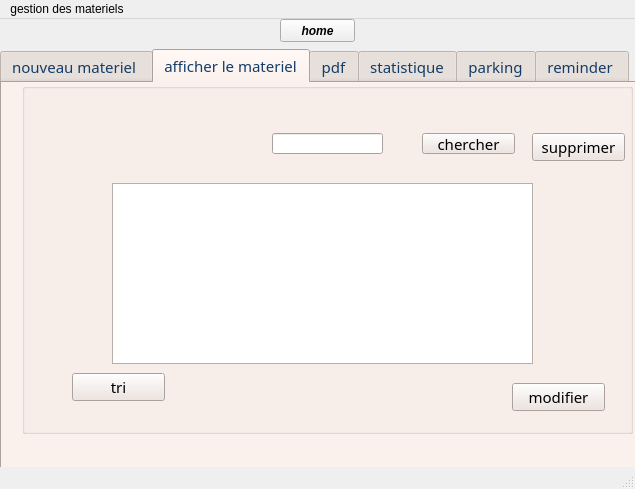
<?xml version="1.0" encoding="UTF-8"?>
<ui version="4.0">
 <class>GestionMateriel</class>
 <widget class="QMainWindow" name="GestionMateriel">
  <property name="geometry">
   <rect>
    <x>0</x>
    <y>0</y>
    <width>635</width>
    <height>489</height>
   </rect>
  </property>
  <property name="cursor">
   <cursorShape>PointingHandCursor</cursorShape>
  </property>
  <property name="mouseTracking">
   <bool>true</bool>
  </property>
  <property name="windowTitle">
   <string>gestion de materiel</string>
  </property>
  <widget class="QWidget" name="setModel">
   <widget class="QTabWidget" name="parking">
    <property name="geometry">
     <rect>
      <x>0</x>
      <y>30</y>
      <width>641</width>
      <height>491</height>
     </rect>
    </property>
    <property name="palette">
     <palette>
      <active>
       <colorrole role="WindowText">
        <brush brushstyle="SolidPattern">
         <color alpha="255">
          <red>18</red>
          <green>60</green>
          <blue>105</blue>
         </color>
        </brush>
       </colorrole>
       <colorrole role="Button">
        <brush brushstyle="SolidPattern">
         <color alpha="255">
          <red>238</red>
          <green>226</green>
          <blue>220</blue>
         </color>
        </brush>
       </colorrole>
       <colorrole role="Light">
        <brush brushstyle="SolidPattern">
         <color alpha="255">
          <red>255</red>
          <green>255</green>
          <blue>255</blue>
         </color>
        </brush>
       </colorrole>
       <colorrole role="Midlight">
        <brush brushstyle="SolidPattern">
         <color alpha="255">
          <red>246</red>
          <green>240</green>
          <blue>237</blue>
         </color>
        </brush>
       </colorrole>
       <colorrole role="Dark">
        <brush brushstyle="SolidPattern">
         <color alpha="255">
          <red>119</red>
          <green>113</green>
          <blue>110</blue>
         </color>
        </brush>
       </colorrole>
       <colorrole role="Mid">
        <brush brushstyle="SolidPattern">
         <color alpha="255">
          <red>159</red>
          <green>151</green>
          <blue>147</blue>
         </color>
        </brush>
       </colorrole>
       <colorrole role="Text">
        <brush brushstyle="SolidPattern">
         <color alpha="255">
          <red>0</red>
          <green>0</green>
          <blue>0</blue>
         </color>
        </brush>
       </colorrole>
       <colorrole role="BrightText">
        <brush brushstyle="SolidPattern">
         <color alpha="255">
          <red>255</red>
          <green>255</green>
          <blue>255</blue>
         </color>
        </brush>
       </colorrole>
       <colorrole role="ButtonText">
        <brush brushstyle="SolidPattern">
         <color alpha="255">
          <red>0</red>
          <green>0</green>
          <blue>0</blue>
         </color>
        </brush>
       </colorrole>
       <colorrole role="Base">
        <brush brushstyle="SolidPattern">
         <color alpha="255">
          <red>255</red>
          <green>255</green>
          <blue>255</blue>
         </color>
        </brush>
       </colorrole>
       <colorrole role="Window">
        <brush brushstyle="SolidPattern">
         <color alpha="255">
          <red>238</red>
          <green>226</green>
          <blue>220</blue>
         </color>
        </brush>
       </colorrole>
       <colorrole role="Shadow">
        <brush brushstyle="SolidPattern">
         <color alpha="255">
          <red>0</red>
          <green>0</green>
          <blue>0</blue>
         </color>
        </brush>
       </colorrole>
       <colorrole role="AlternateBase">
        <brush brushstyle="SolidPattern">
         <color alpha="255">
          <red>246</red>
          <green>240</green>
          <blue>237</blue>
         </color>
        </brush>
       </colorrole>
       <colorrole role="ToolTipBase">
        <brush brushstyle="SolidPattern">
         <color alpha="255">
          <red>255</red>
          <green>255</green>
          <blue>220</blue>
         </color>
        </brush>
       </colorrole>
       <colorrole role="ToolTipText">
        <brush brushstyle="SolidPattern">
         <color alpha="255">
          <red>0</red>
          <green>0</green>
          <blue>0</blue>
         </color>
        </brush>
       </colorrole>
       <colorrole role="PlaceholderText">
        <brush brushstyle="SolidPattern">
         <color alpha="128">
          <red>0</red>
          <green>0</green>
          <blue>0</blue>
         </color>
        </brush>
       </colorrole>
      </active>
      <inactive>
       <colorrole role="WindowText">
        <brush brushstyle="SolidPattern">
         <color alpha="255">
          <red>18</red>
          <green>60</green>
          <blue>105</blue>
         </color>
        </brush>
       </colorrole>
       <colorrole role="Button">
        <brush brushstyle="SolidPattern">
         <color alpha="255">
          <red>238</red>
          <green>226</green>
          <blue>220</blue>
         </color>
        </brush>
       </colorrole>
       <colorrole role="Light">
        <brush brushstyle="SolidPattern">
         <color alpha="255">
          <red>255</red>
          <green>255</green>
          <blue>255</blue>
         </color>
        </brush>
       </colorrole>
       <colorrole role="Midlight">
        <brush brushstyle="SolidPattern">
         <color alpha="255">
          <red>246</red>
          <green>240</green>
          <blue>237</blue>
         </color>
        </brush>
       </colorrole>
       <colorrole role="Dark">
        <brush brushstyle="SolidPattern">
         <color alpha="255">
          <red>119</red>
          <green>113</green>
          <blue>110</blue>
         </color>
        </brush>
       </colorrole>
       <colorrole role="Mid">
        <brush brushstyle="SolidPattern">
         <color alpha="255">
          <red>159</red>
          <green>151</green>
          <blue>147</blue>
         </color>
        </brush>
       </colorrole>
       <colorrole role="Text">
        <brush brushstyle="SolidPattern">
         <color alpha="255">
          <red>0</red>
          <green>0</green>
          <blue>0</blue>
         </color>
        </brush>
       </colorrole>
       <colorrole role="BrightText">
        <brush brushstyle="SolidPattern">
         <color alpha="255">
          <red>255</red>
          <green>255</green>
          <blue>255</blue>
         </color>
        </brush>
       </colorrole>
       <colorrole role="ButtonText">
        <brush brushstyle="SolidPattern">
         <color alpha="255">
          <red>0</red>
          <green>0</green>
          <blue>0</blue>
         </color>
        </brush>
       </colorrole>
       <colorrole role="Base">
        <brush brushstyle="SolidPattern">
         <color alpha="255">
          <red>255</red>
          <green>255</green>
          <blue>255</blue>
         </color>
        </brush>
       </colorrole>
       <colorrole role="Window">
        <brush brushstyle="SolidPattern">
         <color alpha="255">
          <red>238</red>
          <green>226</green>
          <blue>220</blue>
         </color>
        </brush>
       </colorrole>
       <colorrole role="Shadow">
        <brush brushstyle="SolidPattern">
         <color alpha="255">
          <red>0</red>
          <green>0</green>
          <blue>0</blue>
         </color>
        </brush>
       </colorrole>
       <colorrole role="AlternateBase">
        <brush brushstyle="SolidPattern">
         <color alpha="255">
          <red>246</red>
          <green>240</green>
          <blue>237</blue>
         </color>
        </brush>
       </colorrole>
       <colorrole role="ToolTipBase">
        <brush brushstyle="SolidPattern">
         <color alpha="255">
          <red>255</red>
          <green>255</green>
          <blue>220</blue>
         </color>
        </brush>
       </colorrole>
       <colorrole role="ToolTipText">
        <brush brushstyle="SolidPattern">
         <color alpha="255">
          <red>0</red>
          <green>0</green>
          <blue>0</blue>
         </color>
        </brush>
       </colorrole>
       <colorrole role="PlaceholderText">
        <brush brushstyle="SolidPattern">
         <color alpha="128">
          <red>0</red>
          <green>0</green>
          <blue>0</blue>
         </color>
        </brush>
       </colorrole>
      </inactive>
      <disabled>
       <colorrole role="WindowText">
        <brush brushstyle="SolidPattern">
         <color alpha="255">
          <red>119</red>
          <green>113</green>
          <blue>110</blue>
         </color>
        </brush>
       </colorrole>
       <colorrole role="Button">
        <brush brushstyle="SolidPattern">
         <color alpha="255">
          <red>238</red>
          <green>226</green>
          <blue>220</blue>
         </color>
        </brush>
       </colorrole>
       <colorrole role="Light">
        <brush brushstyle="SolidPattern">
         <color alpha="255">
          <red>255</red>
          <green>255</green>
          <blue>255</blue>
         </color>
        </brush>
       </colorrole>
       <colorrole role="Midlight">
        <brush brushstyle="SolidPattern">
         <color alpha="255">
          <red>246</red>
          <green>240</green>
          <blue>237</blue>
         </color>
        </brush>
       </colorrole>
       <colorrole role="Dark">
        <brush brushstyle="SolidPattern">
         <color alpha="255">
          <red>119</red>
          <green>113</green>
          <blue>110</blue>
         </color>
        </brush>
       </colorrole>
       <colorrole role="Mid">
        <brush brushstyle="SolidPattern">
         <color alpha="255">
          <red>159</red>
          <green>151</green>
          <blue>147</blue>
         </color>
        </brush>
       </colorrole>
       <colorrole role="Text">
        <brush brushstyle="SolidPattern">
         <color alpha="255">
          <red>119</red>
          <green>113</green>
          <blue>110</blue>
         </color>
        </brush>
       </colorrole>
       <colorrole role="BrightText">
        <brush brushstyle="SolidPattern">
         <color alpha="255">
          <red>255</red>
          <green>255</green>
          <blue>255</blue>
         </color>
        </brush>
       </colorrole>
       <colorrole role="ButtonText">
        <brush brushstyle="SolidPattern">
         <color alpha="255">
          <red>119</red>
          <green>113</green>
          <blue>110</blue>
         </color>
        </brush>
       </colorrole>
       <colorrole role="Base">
        <brush brushstyle="SolidPattern">
         <color alpha="255">
          <red>238</red>
          <green>226</green>
          <blue>220</blue>
         </color>
        </brush>
       </colorrole>
       <colorrole role="Window">
        <brush brushstyle="SolidPattern">
         <color alpha="255">
          <red>238</red>
          <green>226</green>
          <blue>220</blue>
         </color>
        </brush>
       </colorrole>
       <colorrole role="Shadow">
        <brush brushstyle="SolidPattern">
         <color alpha="255">
          <red>0</red>
          <green>0</green>
          <blue>0</blue>
         </color>
        </brush>
       </colorrole>
       <colorrole role="AlternateBase">
        <brush brushstyle="SolidPattern">
         <color alpha="255">
          <red>238</red>
          <green>226</green>
          <blue>220</blue>
         </color>
        </brush>
       </colorrole>
       <colorrole role="ToolTipBase">
        <brush brushstyle="SolidPattern">
         <color alpha="255">
          <red>255</red>
          <green>255</green>
          <blue>220</blue>
         </color>
        </brush>
       </colorrole>
       <colorrole role="ToolTipText">
        <brush brushstyle="SolidPattern">
         <color alpha="255">
          <red>0</red>
          <green>0</green>
          <blue>0</blue>
         </color>
        </brush>
       </colorrole>
       <colorrole role="PlaceholderText">
        <brush brushstyle="SolidPattern">
         <color alpha="128">
          <red>0</red>
          <green>0</green>
          <blue>0</blue>
         </color>
        </brush>
       </colorrole>
      </disabled>
     </palette>
    </property>
    <property name="font">
     <font>
      <family>Papyrus</family>
      <pointsize>11</pointsize>
     </font>
    </property>
    <property name="cursor">
     <cursorShape>PointingHandCursor</cursorShape>
    </property>
    <property name="mouseTracking">
     <bool>true</bool>
    </property>
    <property name="currentIndex">
     <number>1</number>
    </property>
    <widget class="QWidget" name="widget_2">
     <attribute name="title">
      <string>nouveau materiel </string>
     </attribute>
     <widget class="QGroupBox" name="groupBox">
      <property name="geometry">
       <rect>
        <x>20</x>
        <y>30</y>
        <width>561</width>
        <height>301</height>
       </rect>
      </property>
      <property name="sizePolicy">
       <sizepolicy hsizetype="Maximum" vsizetype="Maximum">
        <horstretch>10</horstretch>
        <verstretch>10</verstretch>
       </sizepolicy>
      </property>
      <property name="font">
       <font>
        <family>Papyrus</family>
        <pointsize>11</pointsize>
       </font>
      </property>
      <property name="cursor">
       <cursorShape>PointingHandCursor</cursorShape>
      </property>
      <property name="mouseTracking">
       <bool>true</bool>
      </property>
      <property name="focusPolicy">
       <enum>Qt::ClickFocus</enum>
      </property>
      <property name="toolTipDuration">
       <number>-1</number>
      </property>
      <property name="title">
       <string>ajout materiel</string>
      </property>
      <widget class="QLabel" name="label">
       <property name="geometry">
        <rect>
         <x>30</x>
         <y>40</y>
         <width>61</width>
         <height>21</height>
        </rect>
       </property>
       <property name="palette">
        <palette>
         <active>
          <colorrole role="WindowText">
           <brush brushstyle="SolidPattern">
            <color alpha="255">
             <red>18</red>
             <green>60</green>
             <blue>105</blue>
            </color>
           </brush>
          </colorrole>
         </active>
         <inactive>
          <colorrole role="WindowText">
           <brush brushstyle="SolidPattern">
            <color alpha="255">
             <red>18</red>
             <green>60</green>
             <blue>105</blue>
            </color>
           </brush>
          </colorrole>
         </inactive>
         <disabled>
          <colorrole role="WindowText">
           <brush brushstyle="SolidPattern">
            <color alpha="255">
             <red>119</red>
             <green>113</green>
             <blue>110</blue>
            </color>
           </brush>
          </colorrole>
         </disabled>
        </palette>
       </property>
       <property name="font">
        <font>
         <family>Papyrus</family>
         <pointsize>11</pointsize>
        </font>
       </property>
       <property name="text">
        <string>code </string>
       </property>
      </widget>
      <widget class="QLabel" name="label_2">
       <property name="geometry">
        <rect>
         <x>10</x>
         <y>80</y>
         <width>131</width>
         <height>21</height>
        </rect>
       </property>
       <property name="palette">
        <palette>
         <active>
          <colorrole role="WindowText">
           <brush brushstyle="SolidPattern">
            <color alpha="255">
             <red>18</red>
             <green>60</green>
             <blue>105</blue>
            </color>
           </brush>
          </colorrole>
         </active>
         <inactive>
          <colorrole role="WindowText">
           <brush brushstyle="SolidPattern">
            <color alpha="255">
             <red>18</red>
             <green>60</green>
             <blue>105</blue>
            </color>
           </brush>
          </colorrole>
         </inactive>
         <disabled>
          <colorrole role="WindowText">
           <brush brushstyle="SolidPattern">
            <color alpha="255">
             <red>119</red>
             <green>113</green>
             <blue>110</blue>
            </color>
           </brush>
          </colorrole>
         </disabled>
        </palette>
       </property>
       <property name="font">
        <font>
         <family>Papyrus</family>
         <pointsize>11</pointsize>
        </font>
       </property>
       <property name="text">
        <string>type de matériel</string>
       </property>
      </widget>
      <widget class="QLabel" name="label_3">
       <property name="geometry">
        <rect>
         <x>10</x>
         <y>130</y>
         <width>56</width>
         <height>16</height>
        </rect>
       </property>
       <property name="text">
        <string/>
       </property>
      </widget>
      <widget class="QLineEdit" name="lineEdit_code">
       <property name="geometry">
        <rect>
         <x>160</x>
         <y>40</y>
         <width>113</width>
         <height>22</height>
        </rect>
       </property>
       <property name="text">
        <string/>
       </property>
      </widget>
      <widget class="QLineEdit" name="lineEdit_type">
       <property name="geometry">
        <rect>
         <x>160</x>
         <y>80</y>
         <width>111</width>
         <height>22</height>
        </rect>
       </property>
      </widget>
      <widget class="QLabel" name="label_4">
       <property name="geometry">
        <rect>
         <x>30</x>
         <y>130</y>
         <width>71</width>
         <height>16</height>
        </rect>
       </property>
       <property name="palette">
        <palette>
         <active>
          <colorrole role="WindowText">
           <brush brushstyle="SolidPattern">
            <color alpha="255">
             <red>18</red>
             <green>60</green>
             <blue>105</blue>
            </color>
           </brush>
          </colorrole>
         </active>
         <inactive>
          <colorrole role="WindowText">
           <brush brushstyle="SolidPattern">
            <color alpha="255">
             <red>18</red>
             <green>60</green>
             <blue>105</blue>
            </color>
           </brush>
          </colorrole>
         </inactive>
         <disabled>
          <colorrole role="WindowText">
           <brush brushstyle="SolidPattern">
            <color alpha="255">
             <red>119</red>
             <green>113</green>
             <blue>110</blue>
            </color>
           </brush>
          </colorrole>
         </disabled>
        </palette>
       </property>
       <property name="font">
        <font>
         <family>Papyrus</family>
         <pointsize>11</pointsize>
        </font>
       </property>
       <property name="text">
        <string>couleur</string>
       </property>
      </widget>
      <widget class="QLabel" name="label_5">
       <property name="geometry">
        <rect>
         <x>30</x>
         <y>170</y>
         <width>81</width>
         <height>16</height>
        </rect>
       </property>
       <property name="palette">
        <palette>
         <active>
          <colorrole role="WindowText">
           <brush brushstyle="SolidPattern">
            <color alpha="255">
             <red>18</red>
             <green>60</green>
             <blue>105</blue>
            </color>
           </brush>
          </colorrole>
         </active>
         <inactive>
          <colorrole role="WindowText">
           <brush brushstyle="SolidPattern">
            <color alpha="255">
             <red>18</red>
             <green>60</green>
             <blue>105</blue>
            </color>
           </brush>
          </colorrole>
         </inactive>
         <disabled>
          <colorrole role="WindowText">
           <brush brushstyle="SolidPattern">
            <color alpha="255">
             <red>119</red>
             <green>113</green>
             <blue>110</blue>
            </color>
           </brush>
          </colorrole>
         </disabled>
        </palette>
       </property>
       <property name="font">
        <font>
         <family>Papyrus</family>
         <pointsize>11</pointsize>
        </font>
       </property>
       <property name="text">
        <string>catégorie</string>
       </property>
      </widget>
      <widget class="QLineEdit" name="lineEdit_couleur">
       <property name="geometry">
        <rect>
         <x>160</x>
         <y>120</y>
         <width>113</width>
         <height>22</height>
        </rect>
       </property>
      </widget>
      <widget class="QLineEdit" name="lineEdit_categorie">
       <property name="geometry">
        <rect>
         <x>160</x>
         <y>160</y>
         <width>113</width>
         <height>22</height>
        </rect>
       </property>
      </widget>
      <widget class="QPushButton" name="on_pushButton_ajouter_clicked">
       <property name="geometry">
        <rect>
         <x>370</x>
         <y>250</y>
         <width>93</width>
         <height>28</height>
        </rect>
       </property>
       <property name="palette">
        <palette>
         <active>
          <colorrole role="WindowText">
           <brush brushstyle="SolidPattern">
            <color alpha="255">
             <red>18</red>
             <green>60</green>
             <blue>105</blue>
            </color>
           </brush>
          </colorrole>
          <colorrole role="Button">
           <brush brushstyle="SolidPattern">
            <color alpha="255">
             <red>186</red>
             <green>178</green>
             <blue>181</blue>
            </color>
           </brush>
          </colorrole>
          <colorrole role="Light">
           <brush brushstyle="SolidPattern">
            <color alpha="255">
             <red>255</red>
             <green>255</green>
             <blue>255</blue>
            </color>
           </brush>
          </colorrole>
          <colorrole role="Midlight">
           <brush brushstyle="SolidPattern">
            <color alpha="255">
             <red>246</red>
             <green>227</green>
             <blue>219</blue>
            </color>
           </brush>
          </colorrole>
          <colorrole role="Dark">
           <brush brushstyle="SolidPattern">
            <color alpha="255">
             <red>118</red>
             <green>99</green>
             <blue>91</blue>
            </color>
           </brush>
          </colorrole>
          <colorrole role="Mid">
           <brush brushstyle="SolidPattern">
            <color alpha="255">
             <red>158</red>
             <green>133</green>
             <blue>122</blue>
            </color>
           </brush>
          </colorrole>
          <colorrole role="Text">
           <brush brushstyle="SolidPattern">
            <color alpha="255">
             <red>0</red>
             <green>0</green>
             <blue>0</blue>
            </color>
           </brush>
          </colorrole>
          <colorrole role="BrightText">
           <brush brushstyle="SolidPattern">
            <color alpha="255">
             <red>255</red>
             <green>255</green>
             <blue>255</blue>
            </color>
           </brush>
          </colorrole>
          <colorrole role="ButtonText">
           <brush brushstyle="SolidPattern">
            <color alpha="255">
             <red>0</red>
             <green>0</green>
             <blue>0</blue>
            </color>
           </brush>
          </colorrole>
          <colorrole role="Base">
           <brush brushstyle="SolidPattern">
            <color alpha="255">
             <red>255</red>
             <green>255</green>
             <blue>255</blue>
            </color>
           </brush>
          </colorrole>
          <colorrole role="Window">
           <brush brushstyle="SolidPattern">
            <color alpha="255">
             <red>237</red>
             <green>199</green>
             <blue>183</blue>
            </color>
           </brush>
          </colorrole>
          <colorrole role="Shadow">
           <brush brushstyle="SolidPattern">
            <color alpha="255">
             <red>0</red>
             <green>0</green>
             <blue>0</blue>
            </color>
           </brush>
          </colorrole>
          <colorrole role="AlternateBase">
           <brush brushstyle="SolidPattern">
            <color alpha="255">
             <red>246</red>
             <green>227</green>
             <blue>219</blue>
            </color>
           </brush>
          </colorrole>
          <colorrole role="ToolTipBase">
           <brush brushstyle="SolidPattern">
            <color alpha="255">
             <red>255</red>
             <green>255</green>
             <blue>220</blue>
            </color>
           </brush>
          </colorrole>
          <colorrole role="ToolTipText">
           <brush brushstyle="SolidPattern">
            <color alpha="255">
             <red>0</red>
             <green>0</green>
             <blue>0</blue>
            </color>
           </brush>
          </colorrole>
          <colorrole role="PlaceholderText">
           <brush brushstyle="SolidPattern">
            <color alpha="128">
             <red>0</red>
             <green>0</green>
             <blue>0</blue>
            </color>
           </brush>
          </colorrole>
         </active>
         <inactive>
          <colorrole role="WindowText">
           <brush brushstyle="SolidPattern">
            <color alpha="255">
             <red>18</red>
             <green>60</green>
             <blue>105</blue>
            </color>
           </brush>
          </colorrole>
          <colorrole role="Button">
           <brush brushstyle="SolidPattern">
            <color alpha="255">
             <red>186</red>
             <green>178</green>
             <blue>181</blue>
            </color>
           </brush>
          </colorrole>
          <colorrole role="Light">
           <brush brushstyle="SolidPattern">
            <color alpha="255">
             <red>255</red>
             <green>255</green>
             <blue>255</blue>
            </color>
           </brush>
          </colorrole>
          <colorrole role="Midlight">
           <brush brushstyle="SolidPattern">
            <color alpha="255">
             <red>246</red>
             <green>227</green>
             <blue>219</blue>
            </color>
           </brush>
          </colorrole>
          <colorrole role="Dark">
           <brush brushstyle="SolidPattern">
            <color alpha="255">
             <red>118</red>
             <green>99</green>
             <blue>91</blue>
            </color>
           </brush>
          </colorrole>
          <colorrole role="Mid">
           <brush brushstyle="SolidPattern">
            <color alpha="255">
             <red>158</red>
             <green>133</green>
             <blue>122</blue>
            </color>
           </brush>
          </colorrole>
          <colorrole role="Text">
           <brush brushstyle="SolidPattern">
            <color alpha="255">
             <red>0</red>
             <green>0</green>
             <blue>0</blue>
            </color>
           </brush>
          </colorrole>
          <colorrole role="BrightText">
           <brush brushstyle="SolidPattern">
            <color alpha="255">
             <red>255</red>
             <green>255</green>
             <blue>255</blue>
            </color>
           </brush>
          </colorrole>
          <colorrole role="ButtonText">
           <brush brushstyle="SolidPattern">
            <color alpha="255">
             <red>0</red>
             <green>0</green>
             <blue>0</blue>
            </color>
           </brush>
          </colorrole>
          <colorrole role="Base">
           <brush brushstyle="SolidPattern">
            <color alpha="255">
             <red>255</red>
             <green>255</green>
             <blue>255</blue>
            </color>
           </brush>
          </colorrole>
          <colorrole role="Window">
           <brush brushstyle="SolidPattern">
            <color alpha="255">
             <red>237</red>
             <green>199</green>
             <blue>183</blue>
            </color>
           </brush>
          </colorrole>
          <colorrole role="Shadow">
           <brush brushstyle="SolidPattern">
            <color alpha="255">
             <red>0</red>
             <green>0</green>
             <blue>0</blue>
            </color>
           </brush>
          </colorrole>
          <colorrole role="AlternateBase">
           <brush brushstyle="SolidPattern">
            <color alpha="255">
             <red>246</red>
             <green>227</green>
             <blue>219</blue>
            </color>
           </brush>
          </colorrole>
          <colorrole role="ToolTipBase">
           <brush brushstyle="SolidPattern">
            <color alpha="255">
             <red>255</red>
             <green>255</green>
             <blue>220</blue>
            </color>
           </brush>
          </colorrole>
          <colorrole role="ToolTipText">
           <brush brushstyle="SolidPattern">
            <color alpha="255">
             <red>0</red>
             <green>0</green>
             <blue>0</blue>
            </color>
           </brush>
          </colorrole>
          <colorrole role="PlaceholderText">
           <brush brushstyle="SolidPattern">
            <color alpha="128">
             <red>0</red>
             <green>0</green>
             <blue>0</blue>
            </color>
           </brush>
          </colorrole>
         </inactive>
         <disabled>
          <colorrole role="WindowText">
           <brush brushstyle="SolidPattern">
            <color alpha="255">
             <red>118</red>
             <green>99</green>
             <blue>91</blue>
            </color>
           </brush>
          </colorrole>
          <colorrole role="Button">
           <brush brushstyle="SolidPattern">
            <color alpha="255">
             <red>186</red>
             <green>178</green>
             <blue>181</blue>
            </color>
           </brush>
          </colorrole>
          <colorrole role="Light">
           <brush brushstyle="SolidPattern">
            <color alpha="255">
             <red>255</red>
             <green>255</green>
             <blue>255</blue>
            </color>
           </brush>
          </colorrole>
          <colorrole role="Midlight">
           <brush brushstyle="SolidPattern">
            <color alpha="255">
             <red>246</red>
             <green>227</green>
             <blue>219</blue>
            </color>
           </brush>
          </colorrole>
          <colorrole role="Dark">
           <brush brushstyle="SolidPattern">
            <color alpha="255">
             <red>118</red>
             <green>99</green>
             <blue>91</blue>
            </color>
           </brush>
          </colorrole>
          <colorrole role="Mid">
           <brush brushstyle="SolidPattern">
            <color alpha="255">
             <red>158</red>
             <green>133</green>
             <blue>122</blue>
            </color>
           </brush>
          </colorrole>
          <colorrole role="Text">
           <brush brushstyle="SolidPattern">
            <color alpha="255">
             <red>118</red>
             <green>99</green>
             <blue>91</blue>
            </color>
           </brush>
          </colorrole>
          <colorrole role="BrightText">
           <brush brushstyle="SolidPattern">
            <color alpha="255">
             <red>255</red>
             <green>255</green>
             <blue>255</blue>
            </color>
           </brush>
          </colorrole>
          <colorrole role="ButtonText">
           <brush brushstyle="SolidPattern">
            <color alpha="255">
             <red>118</red>
             <green>99</green>
             <blue>91</blue>
            </color>
           </brush>
          </colorrole>
          <colorrole role="Base">
           <brush brushstyle="SolidPattern">
            <color alpha="255">
             <red>237</red>
             <green>199</green>
             <blue>183</blue>
            </color>
           </brush>
          </colorrole>
          <colorrole role="Window">
           <brush brushstyle="SolidPattern">
            <color alpha="255">
             <red>237</red>
             <green>199</green>
             <blue>183</blue>
            </color>
           </brush>
          </colorrole>
          <colorrole role="Shadow">
           <brush brushstyle="SolidPattern">
            <color alpha="255">
             <red>0</red>
             <green>0</green>
             <blue>0</blue>
            </color>
           </brush>
          </colorrole>
          <colorrole role="AlternateBase">
           <brush brushstyle="SolidPattern">
            <color alpha="255">
             <red>237</red>
             <green>199</green>
             <blue>183</blue>
            </color>
           </brush>
          </colorrole>
          <colorrole role="ToolTipBase">
           <brush brushstyle="SolidPattern">
            <color alpha="255">
             <red>255</red>
             <green>255</green>
             <blue>220</blue>
            </color>
           </brush>
          </colorrole>
          <colorrole role="ToolTipText">
           <brush brushstyle="SolidPattern">
            <color alpha="255">
             <red>0</red>
             <green>0</green>
             <blue>0</blue>
            </color>
           </brush>
          </colorrole>
          <colorrole role="PlaceholderText">
           <brush brushstyle="SolidPattern">
            <color alpha="128">
             <red>0</red>
             <green>0</green>
             <blue>0</blue>
            </color>
           </brush>
          </colorrole>
         </disabled>
        </palette>
       </property>
       <property name="text">
        <string>Ajouter</string>
       </property>
      </widget>
     </widget>
    </widget>
    <widget class="QWidget" name="widget_4">
     <attribute name="title">
      <string>afficher le materiel</string>
     </attribute>
     <widget class="QGroupBox" name="groupBox_2">
      <property name="geometry">
       <rect>
        <x>20</x>
        <y>0</y>
        <width>611</width>
        <height>351</height>
       </rect>
      </property>
      <property name="title">
       <string/>
      </property>
      <widget class="QTableView" name="tableView">
       <property name="geometry">
        <rect>
         <x>90</x>
         <y>100</y>
         <width>421</width>
         <height>181</height>
        </rect>
       </property>
      </widget>
      <widget class="QPushButton" name="pushButton_2">
       <property name="geometry">
        <rect>
         <x>400</x>
         <y>50</y>
         <width>93</width>
         <height>21</height>
        </rect>
       </property>
       <property name="text">
        <string>chercher</string>
       </property>
      </widget>
      <widget class="QPushButton" name="modifier">
       <property name="geometry">
        <rect>
         <x>490</x>
         <y>300</y>
         <width>93</width>
         <height>28</height>
        </rect>
       </property>
       <property name="text">
        <string>modifier</string>
       </property>
      </widget>
      <widget class="QPushButton" name="pushButton_3">
       <property name="geometry">
        <rect>
         <x>510</x>
         <y>50</y>
         <width>93</width>
         <height>28</height>
        </rect>
       </property>
       <property name="text">
        <string>supprimer</string>
       </property>
      </widget>
      <widget class="QLineEdit" name="lineEdit">
       <property name="geometry">
        <rect>
         <x>250</x>
         <y>50</y>
         <width>111</width>
         <height>21</height>
        </rect>
       </property>
      </widget>
      <widget class="QPushButton" name="pb_trier">
       <property name="geometry">
        <rect>
         <x>50</x>
         <y>290</y>
         <width>93</width>
         <height>28</height>
        </rect>
       </property>
       <property name="text">
        <string>tri</string>
       </property>
      </widget>
     </widget>
    </widget>
    <widget class="QWidget" name="tab_2">
     <attribute name="title">
      <string>pdf</string>
     </attribute>
     <widget class="QPushButton" name="pushButton">
      <property name="geometry">
       <rect>
        <x>152</x>
        <y>110</y>
        <width>301</width>
        <height>28</height>
       </rect>
      </property>
      <property name="text">
       <string>pdf</string>
      </property>
     </widget>
    </widget>
    <widget class="QWidget" name="tab_3">
     <attribute name="title">
      <string>statistique</string>
     </attribute>
     <widget class="QFrame" name="horizontalFrame">
      <property name="geometry">
       <rect>
        <x>20</x>
        <y>0</y>
        <width>601</width>
        <height>421</height>
       </rect>
      </property>
      <layout class="QHBoxLayout" name="horizontalLayout"/>
     </widget>
    </widget>
    <widget class="QWidget" name="tab_4">
     <attribute name="title">
      <string>parking</string>
     </attribute>
     <widget class="QPushButton" name="pushButton_4">
      <property name="geometry">
       <rect>
        <x>110</x>
        <y>240</y>
        <width>93</width>
        <height>28</height>
       </rect>
      </property>
      <property name="text">
       <string>EMPTY</string>
      </property>
     </widget>
     <widget class="QPushButton" name="pushButton_5">
      <property name="geometry">
       <rect>
        <x>400</x>
        <y>240</y>
        <width>93</width>
        <height>28</height>
       </rect>
      </property>
      <property name="text">
       <string>FULL</string>
      </property>
     </widget>
     <widget class="QPushButton" name="pushButton_6">
      <property name="geometry">
       <rect>
        <x>250</x>
        <y>300</y>
        <width>93</width>
        <height>28</height>
       </rect>
      </property>
      <property name="text">
       <string>check</string>
      </property>
     </widget>
     <widget class="QLabel" name="label_6">
      <property name="geometry">
       <rect>
        <x>270</x>
        <y>186</y>
        <width>101</width>
        <height>20</height>
       </rect>
      </property>
      <property name="text">
       <string/>
      </property>
     </widget>
     <widget class="QLineEdit" name="nbr_voitures">
      <property name="geometry">
       <rect>
        <x>240</x>
        <y>200</y>
        <width>113</width>
        <height>22</height>
       </rect>
      </property>
     </widget>
    </widget>
    <widget class="QWidget" name="tab">
     <attribute name="title">
      <string>reminder </string>
     </attribute>
    </widget>
   </widget>
   <widget class="QPushButton" name="pushButtonhomeMateriel">
    <property name="geometry">
     <rect>
      <x>280</x>
      <y>0</y>
      <width>75</width>
      <height>23</height>
     </rect>
    </property>
    <property name="font">
     <font>
      <weight>75</weight>
      <italic>true</italic>
      <bold>true</bold>
      <underline>false</underline>
     </font>
    </property>
    <property name="text">
     <string>home</string>
    </property>
   </widget>
  </widget>
  <widget class="QMenuBar" name="menubar">
   <property name="geometry">
    <rect>
     <x>0</x>
     <y>0</y>
     <width>635</width>
     <height>22</height>
    </rect>
   </property>
   <widget class="QMenu" name="menugestion_des_materiels">
    <property name="title">
     <string>gestion des materiels</string>
    </property>
   </widget>
   <addaction name="menugestion_des_materiels"/>
  </widget>
  <widget class="QStatusBar" name="statusbar"/>
 </widget>
 <resources/>
 <connections/>
</ui>
